Frame 1 (no input): blank canvas, image omitted
Frame 60 (the mouse pressed at the canvas centre just before this capture): blank canvas, image omitted
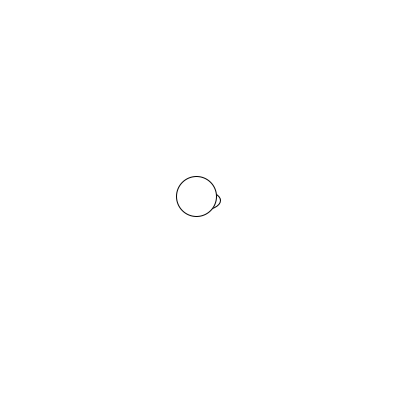
Frame 120 (the mouse held since frame 60 and released just before this capture)

The Processing sketch whose frames 1 and 60 were blank and that drew this single picture after the mouse press (run headless with seeded random() and noise(); from frame 60 on, the mouse is pressed at the canvas centre):

// Processing sketch: week03_05
// ── week03_05.pde
//week03_05_mouse_cat_x_y
void setup(){
   size(400,400);
}
float x,y;//貓的座標
void draw(){
  background(255);
  ellipse(mouseX,mouseY,40,20);
  ellipse(x,y,40,40);
  x=(x*14+mouseX)/15;
  y=(y*14+mouseY)/15;
}
